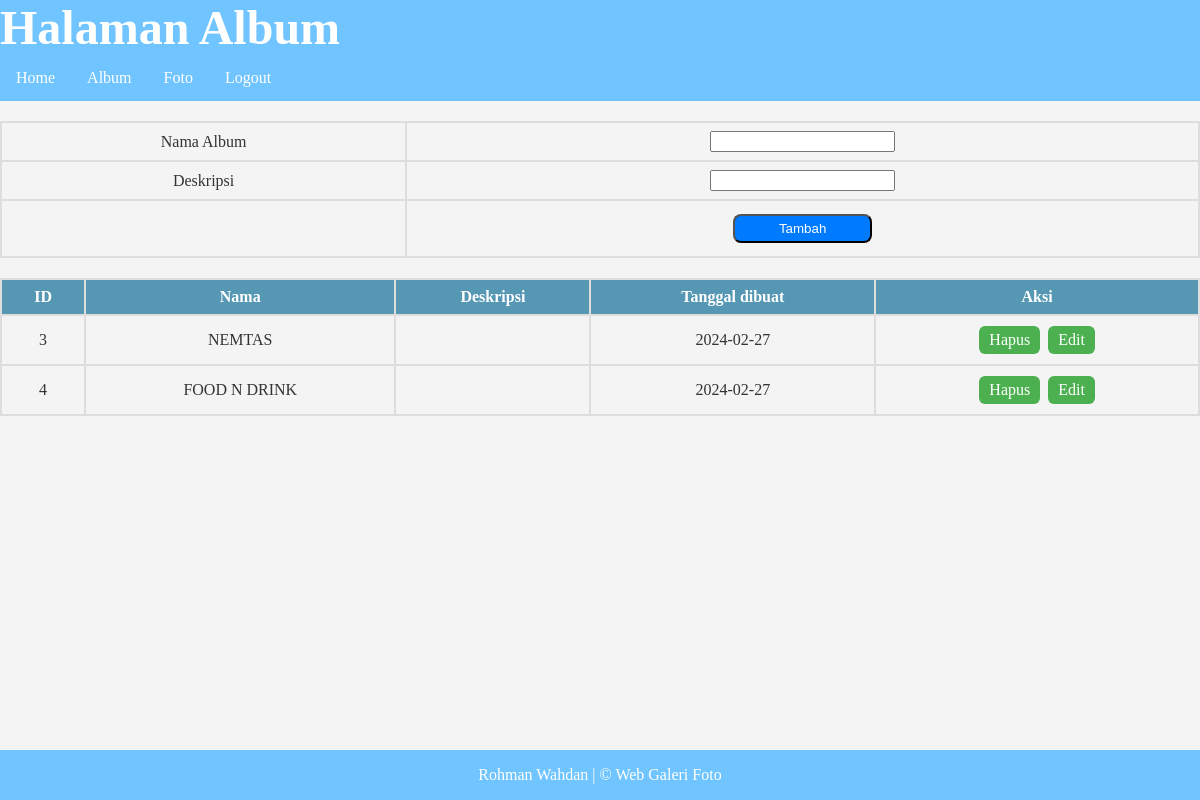
Screenshot of /album.php (signed in) with the database file from the repository.
### tables this page shows
CREATE TABLE `album` (
  `albumid` int(11) NOT NULL,
  `namaalbum` varchar(255) NOT NULL,
  `deskripsi` text NOT NULL,
  `tanggaldibuat` date NOT NULL,
  `userid` int(11) NOT NULL
);

### album.php (the view, shortened to what this page needs)
<!DOCTYPE html>
<html lang="en">
<head>
</head>
<body>
    <h1>Halaman Album</h1>
    <ul>
        <li><a href="index.php">Home</a></li>
        <li><a href="album.php">Album</a></li>
        <li><a href="foto.php">Foto</a></li>
        <li><a href="logout.php">Logout</a></li>
    </ul>
    <form action="tambah_album.php" method="post">
        <table>
            <tr>
                <td>Nama Album</td>
                <td><input type="text" name="namaalbum"></td>
            </tr>
            <tr>
                <td>Deskripsi</td>
                <td><input type="text" name="deskripsi"></td>
            </tr>
            <tr>
                <td></td>
                <td><input type="submit" value="Tambah"></td>
            </tr>
        </table>
    </form>
    <table border="1" cellpadding=5 cellspacing=0>
        <tr>
            <th>ID</th>
            <th>Nama</th>
            <th>Deskripsi</th>
            <th>Tanggal dibuat</th>
            <th>Aksi</th>
        </tr>
        <?php
            include "koneksi.php";
            $userid=$_SESSION['userid'];
            $sql=mysqli_query($conn,"select * from album where userid='$userid'");
            while($data=mysqli_fetch_array($sql)){
        ?>
                <tr>
                    <td><?=$data['albumid']?></td>
                    <td><?=$data['namaalbum']?></td>
                    <td><?=$data['deskripsi']?></td>
                    <td><?=$data['tanggaldibuat']?></td>
                    <td>
                        <a href="hapus_album.php?albumid=<?=$data['albumid']?>">Hapus</a>
                        <a href="edit_album.php?albumid=<?=$data['albumid']?>">Edit</a>
                    </td>
                </tr>
        <?php
            }
        ?>
    </table>
    <div class="footer">
  <p>Rohman Wahdan | &copy; Web Galeri Foto</p>
</div>
</body>
</html>

### album.php (style rules this page uses)
body { font-family: "Lucida Console"; margin: 0; padding: 0; background-color: #f4f4f4; color: #333; }
h1 { display: block; font: 3em Times; font-weight: bold; margin: 0; padding: 0; color: white; background-color: #70c4ff }
ul { list-style-type: none; margin: 0; padding: 0; overflow: hidden; background-color: #70c4ff }
li { float: left; }
li a { display: block; color: white; text-align: center; padding: 14px 16px; text-decoration: none; }
table { width: 100%; border-collapse: collapse; margin-top: 20px; }
th, td { border: 2px solid #ddd; padding: 8px; text-align: center; }
th { background-color: #5697b4; color: white; }
td a { text-decoration: none; padding: 5px 10px; margin: 2px; display: inline-block; background-color: #4CAF50; color: white; border-radius: 6px; }
input[type="submit"] { width: 18%; padding: 5px; margin: 5px 0; box-sizing: border-box; border-radius: 8px }
input[type="submit"] { background-color: #007BFF; color: #fff; cursor: pointer; }
.footer { position: fixed; left: 0; bottom: 0; width: 100%; background-color: #70c4ff; color: white; text-align: center; }

### rows the page displays
album: albumid "3", namaalbum "NEMTAS", tanggaldibuat "2024-02-27"
album: albumid "4", namaalbum "FOOD N DRINK", tanggaldibuat "2024-02-27"
